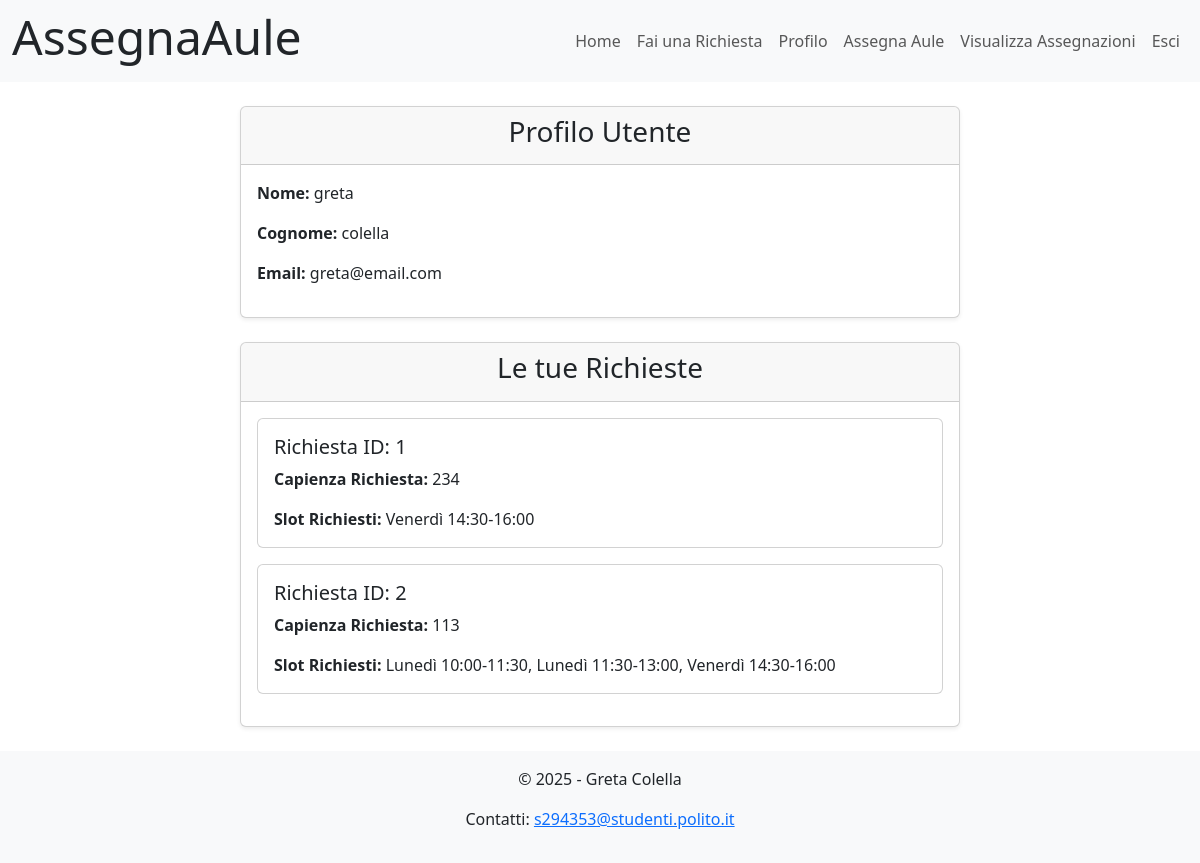
The page /myaccount (signed in) on the database its author committed.
### tables this page shows
CREATE TABLE "user" (
	"id"	INTEGER NOT NULL UNIQUE,
	"nome"	TEXT NOT NULL,
	"cognome"	TEXT NOT NULL,
	"email"	TEXT NOT NULL,
	"password"	TEXT NOT NULL,
	PRIMARY KEY("id" AUTOINCREMENT)
);

### app.py (the view)
@app.route('/myaccount')
@login_required
def myaccount():
    mie_richieste = richieste_dao.get_richieste_by_idProf(current_user.id)
    richieste_con_descrizione = []
    for richiesta in mie_richieste:
        slot_ids = [int(s) for s in richiesta['slots'].split(',')]
        descrizione_slots = slot_dao.get_descrizione_slot_by_ids(slot_ids)
        richiesta_obj = {
            'id': richiesta['id'],
            'capienza': richiesta['capienza'],
            'slots': descrizione_slots  # qui passo la versione leggibile
        }
        richieste_con_descrizione.append(richiesta_obj)
    return render_template('myaccount.html', richieste=richieste_con_descrizione)

### app.py (called while the page is built)
@login_manager.user_loader
def load_user(user_id):
    db_user = users_dao.get_user_by_id(user_id)
    if db_user is not None:
        user = User(id=db_user['id'],  nome=db_user['nome'], cognome=db_user['cognome'], email=db_user['email'],	password=db_user['password'] )
    else:
        user = None
    return user

### richieste_dao.py (called while the page is built)
def get_richieste_by_idProf(idProf):
    conn = sqlite3.connect('db/assegnaAule.db')
    conn.row_factory = sqlite3.Row
    cursor = conn.cursor()
    sql = 'SELECT * FROM richiesta WHERE idProf = ?'
    cursor.execute(sql, (idProf,))
    richieste = cursor.fetchall()
    cursor.close()
    conn.close()
    return richieste

### slot_dao.py (called while the page is built)
def get_slot_by_id(slot_id):
    conn = sqlite3.connect('db/assegnaAule.db')
    conn.row_factory = sqlite3.Row
    cursor = conn.cursor()
    sql = 'SELECT * FROM slot WHERE id = ?'
    cursor.execute(sql, (slot_id,))
    slot = cursor.fetchone()
    cursor.close()
    conn.close()
    return slot

def get_descrizione_slot_by_ids(slot_ids):
    descrizioni = []
    for slot_id in slot_ids:
        slot = get_slot_by_id(slot_id)
        if slot:
            giorno = slot['giorno']
            ora_inizio = slot['ora_inizio']
            ora_fine = slot['ora_fine']
            descrizioni.append(f"{giorno} {ora_inizio}-{ora_fine}")
    return ", ".join(descrizioni)

### users_dao.py (called while the page is built)
def get_user_by_id(id):
    conn = sqlite3.connect('db/assegnaAule.db')
    conn.row_factory = sqlite3.Row
    cursor = conn.cursor()
    sql = 'SELECT * FROM user WHERE id = ?'
    cursor.execute(sql, (id,))
    user = cursor.fetchone()
    cursor.close()
    conn.close()
    return user

### templates/myAccount.html (shortened to what this page needs)
{% extends "base.html" %}
{% block content %}
<div class="container">
    <div class="row justify-content-center">
        <div class="col-md-8">
            <div class="card shadow-sm mb-4">
                <div class="card-header text-center">
                    <h3>Profilo Utente</h3>
                </div>
                <div class="card-body">
                    <p><strong>Nome:</strong> {{ current_user.nome }}</p>
                    <p><strong>Cognome:</strong> {{ current_user.cognome }}</p>
                    <p><strong>Email:</strong> {{ current_user.email }}</p>
                </div>
            </div>
            <div class="card shadow-sm">
                <div class="card-header text-center">
                    <h3>Le tue Richieste</h3>
                </div>
                <div class="card-body">
                    {% if richieste and richieste|length > 0 %}
                        {% for richiesta in richieste %}
                            <div class="card mb-3">
                                <div class="card-body">
                                    <h5 class="card-title">Richiesta ID: {{ richiesta.id }}</h5>
                                    <p class="card-text"><strong>Capienza Richiesta:</strong> {{ richiesta.capienza }}</p>
                                    <p class="card-text"><strong>Slot Richiesti:</strong> {{ richiesta.slots }}</p>
                                </div>
                            </div>
                        {% endfor %}
                    {% else %}
                        <p class="text-center">Non hai ancora effettuato richieste.</p>
                    {% endif %}
                </div>
            </div>
        </div>
    </div>
</div>
{% endblock %}

### rows shown on the page
user: nome "greta", cognome "colella", email "greta@email.com"

### other values the page prints
{{ richiesta.id }} "1" "2"
{{ richiesta.capienza }} "234" "113"
{{ richiesta.slots }} "Venerdì 14:30-16:00" "Lunedì 10:00-11:30, Lunedì 11:30-13:00, Venerdì 14:30-16:00"
